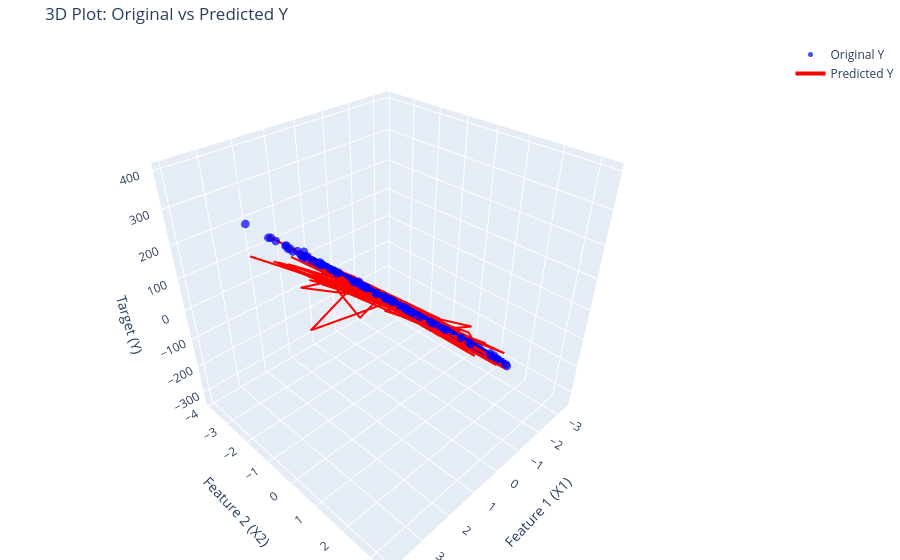

Source (notebook cell):
### Code cell
import plotly.graph_objects as go

fig = go.Figure()

fig.add_trace(go.Scatter3d(
    x=X_test[:, 0],  
    y=X_test[:, 1],
    z=y_test,
    mode='markers',
    marker=dict(
        size=5,
        color='blue',
        opacity=0.7
    ),
    name='Original Y'
))

fig.add_trace(go.Scatter3d(
    x=X_test[:, 0],  
    y=X_test[:, 1],  
    z=custom_pred, 
    mode='lines',  
    line=dict(
        color='red',
        width=4
    ),
    marker=dict(
        size=3,
        color='red'
    ),
    name='Predicted Y'
))

fig.update_layout(
    title="3D Plot: Original vs Predicted Y",
    scene=dict(
        xaxis_title='Feature 1 (X1)',
        yaxis_title='Feature 2 (X2)',
        zaxis_title='Target (Y)' 
    ),
    margin=dict(l=0, r=0, b=0, t=40)
)

fig.show()

### Figure 1 — Plotly figure (JSON) as saved in the notebook; plotly's stock layout.template omitted (floating-point values rounded to 4 significant figures; data arrays with more than 128 entries replaced by an {"elided": "..."} marker saying what was removed)
{"data": [{"marker": {"color": "blue", "opacity": 0.7, "size": 5}, "mode": "markers", "name": "Original Y", "type": "scatter3d", "x": {"elided": "2000 float values"}, "y": {"elided": "2000 float values"}, "z": {"elided": "2000 float values"}}, {"line": {"color": "red", "width": 4}, "marker": {"color": "red", "size": 3}, "mode": "lines", "name": "Predicted Y", "type": "scatter3d", "x": {"elided": "2000 float values"}, "y": {"elided": "2000 float values"}, "z": {"elided": "2000 float values"}}], "layout": {"margin": {"b": 0, "l": 0, "r": 0, "t": 40}, "scene": {"xaxis": {"title": {"text": "Feature 1 (X1)"}}, "yaxis": {"title": {"text": "Feature 2 (X2)"}}, "zaxis": {"title": {"text": "Target (Y)"}}}, "title": {"text": "3D Plot: Original vs Predicted Y"}}}
